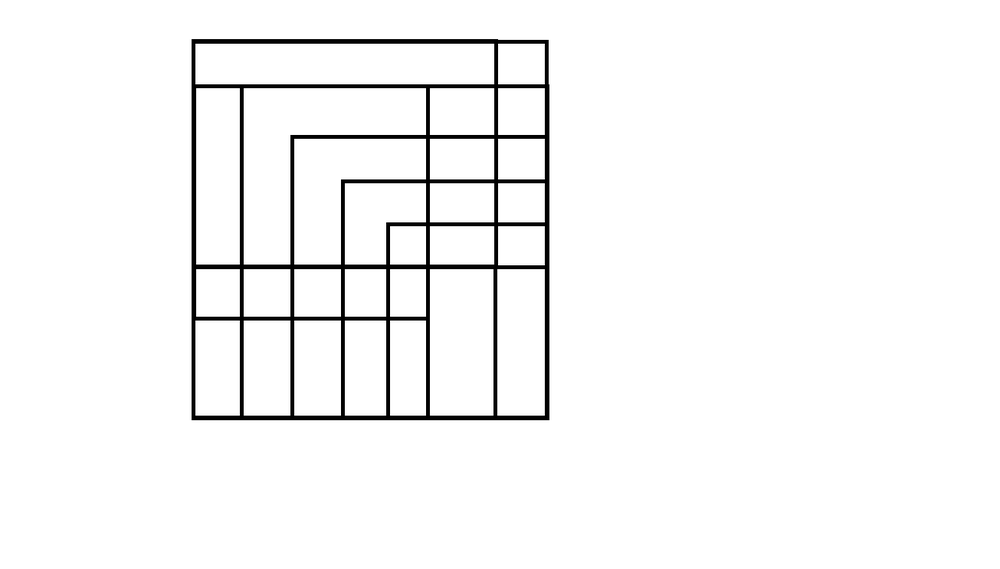
#> input picture Required Images/Lines.png, 1000 x 569 px, shrunk from 1305 x 742 before the run, found by its file name
$ python 'Line Detection.py'
#> lines starting #> are read from the running program, lines starting #| are printed output that depends on the picture; after the words box and inside, x2 and y2 are one past the last pixel; in counts of white or black regions, pixels touching at a corner belong together
#Line Detection - Hough Lines and Probabilistic Hough Lines
"""
p = xcox(theta)+ysin(theta)
p is the perpendicular distance from origin
theta is the angle formed by the normal of this line to the origin
(measured in radians)

cv2.HoughLines(binarized image, p accuracy, theta accuracy, threshold)

Probabilistic:
cv2.HoughLinesP(binarized image, p accuracy, theta accuracy, threshold, minimum line length, max line gap)
-Threshold here is the minimum vote for it to be considered a line
"""

import cv2
import numpy as np

#to load an image
image = cv2.imread('C:/Users/LENOVO IDEAPAD 320/OneDrive/Desktop/Python_Projects/CV2 Learning Codes/Required Images/Lines.png')
#> image is the input picture: shape (569, 1000, 3); min 0, max 255, mean 246.5

gray = cv2.cvtColor(image, cv2.COLOR_BGR2GRAY)
edges = cv2.Canny(gray, 100, 170, apertureSize = 3)
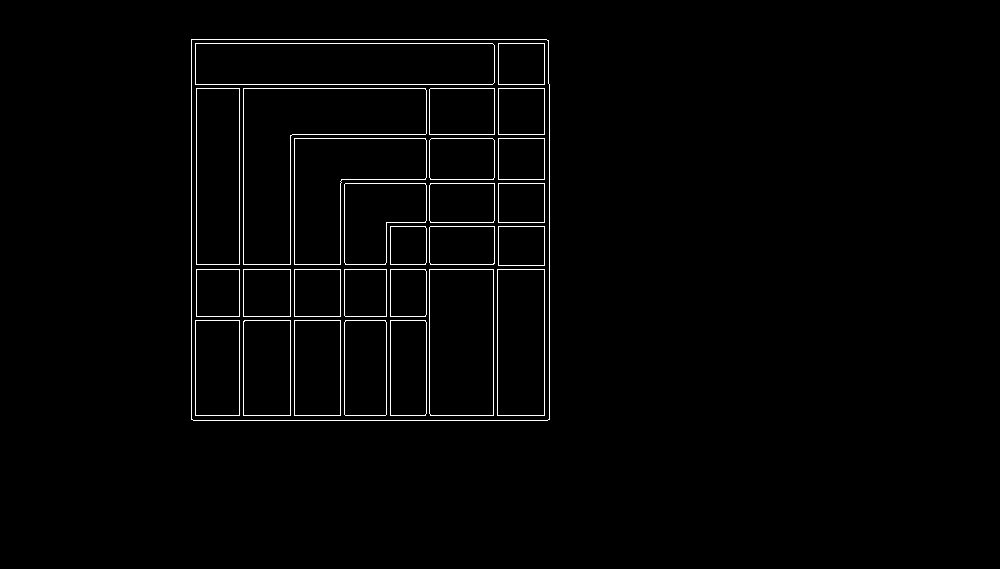
#> edges: shape (569, 1000); 1.6% white in thin lines or dots, all inside (x1, y1, x2, y2) = (191, 39, 550, 421)

"""
Run HoughLines using a rho accuracy of 1 pixel theta accuracy of np.pi/180
which is 1 degree. Our line threshold is set to 240 (number of points on line)"""

print("For Hough Lines")

lines = cv2.HoughLines(edges, 1, np.pi/180, 240)
#> lines = 19 rows, first 8: [191, 0], [544, 0], [39, 1.57], [420, 1.57], [43, 1.57], [84, 1.57], [88, 1.57], [549, 0]

#We iterate through each line and convert it to the format
#required by cv lines (i.e. requiring end points)
for rho, theta in lines[0]:
    a = np.cos(theta)
    b = np.sin(theta)
    x0 = a*rho
    y0 = b*rho
    x1 = int(x0 + 1000*(-b))
    y1 = int(y0 + 1000*(a))
    x2 = int(x0 - 1000*(-b))
    y2 = int(y0 - 1000*(a))
    cv2.line(image, (x1, y1), (x2, y2), (255, 0, 0), 2)
#> this loop made 1 pass
#> (rho, theta, a, b, x0, y0, x1, y1) on pass 1: (191, 0, 1, 0, 191, 0, 191, 1000)
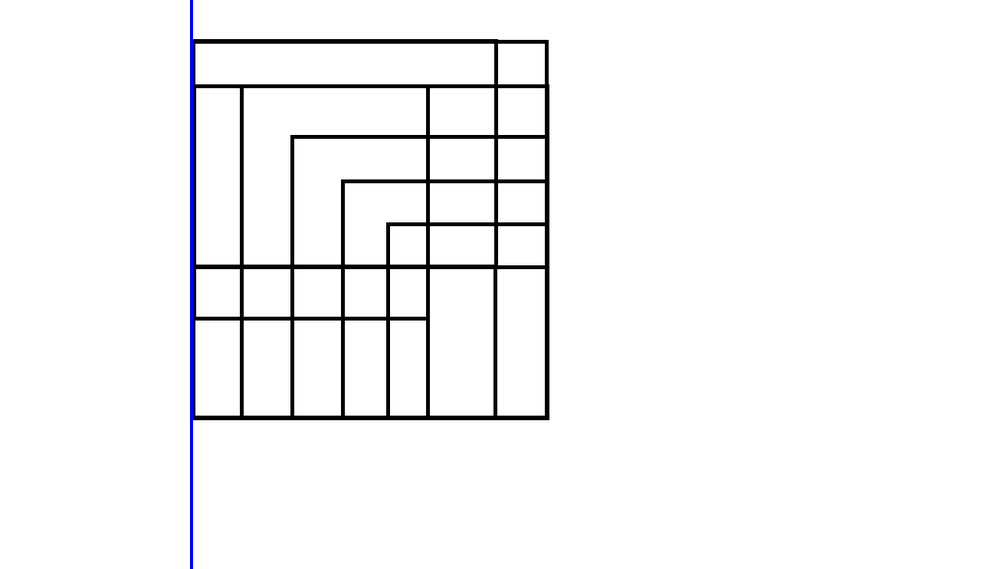
#> image: shape (569, 1000, 3); 0.3% of pixels changed, all inside (x1, y1, x2, y2) = (190, 0, 193, 569)

cv2.imshow("hough line", image)
cv2.waitKey(0)

Pimage= cv2.imread('C:/Users/LENOVO IDEAPAD 320/OneDrive/Desktop/Python_Projects/CV2 Learning Codes/Required Images/Lines.png')

cv2.imshow("Probability Image", Pimage)
cv2.waitKey(0)

gray = cv2.cvtColor(Pimage, cv2.COLOR_BGR2GRAY)
edges = cv2.Canny(gray, 100, 170, apertureSize = 3)


lines = cv2.HoughLinesP(edges, 1, np.pi/180, 200, 5, 1)
#> lines = 35 rows, first 6: [191, 419, 191, 39], [195, 43, 492, 43], [544, 265, 544, 226], [294, 415, 340, 415], [430, 88, 494, 88], [193, 420, 547, 420]
print(lines.shape)
#| (35, 1, 4)

for x1,y1,x2,y2 in lines[0]:
    cv2.line(Pimage, (x1,y1), (x2, y2), (0, 255, 0), 3)
#> this loop made 1 pass
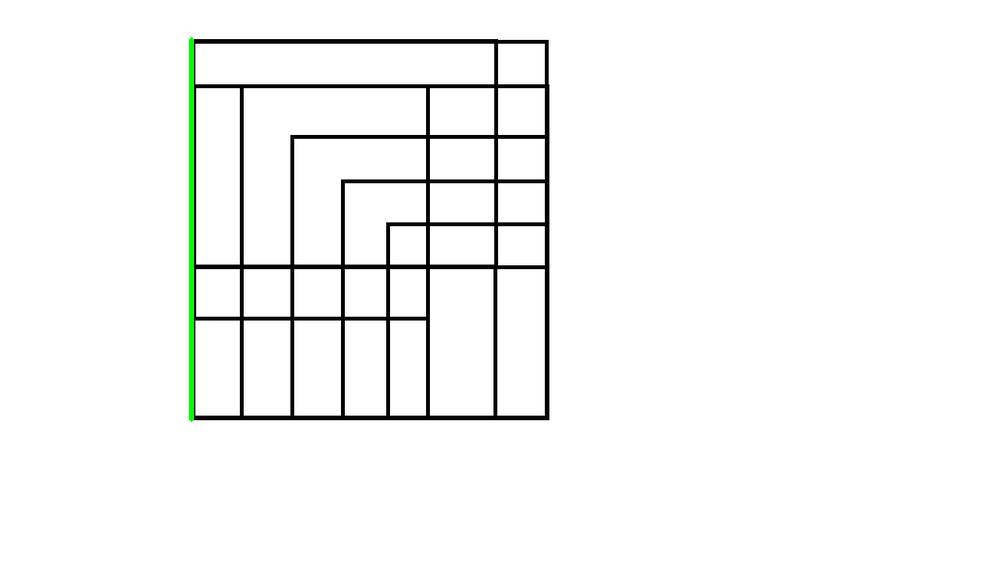
#> Pimage: shape (569, 1000, 3); 0.34% of pixels changed, all inside (x1, y1, x2, y2) = (189, 37, 194, 422)

cv2.imshow("Probabilistic Solution", Pimage)

#It will show the window until the user press a key
cv2.waitKey(0)

#when you have seen all the windows press ESC at the last to destroy all the windows
#the waitKey(0) means it is waiting for ESC key
#waitKey(1) == 13 means press ENTER
#This closes all windows
cv2.destroyAllWindows()
